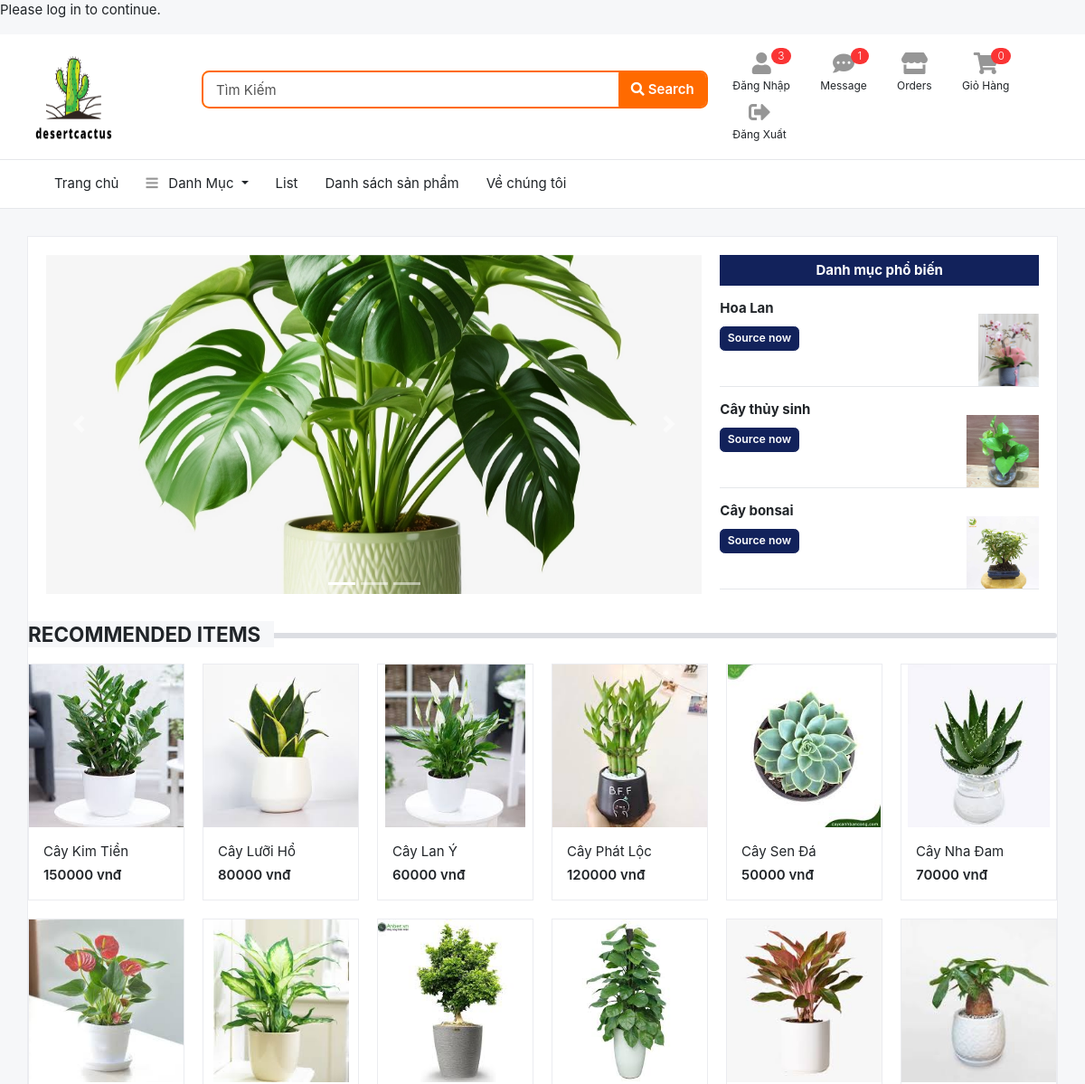
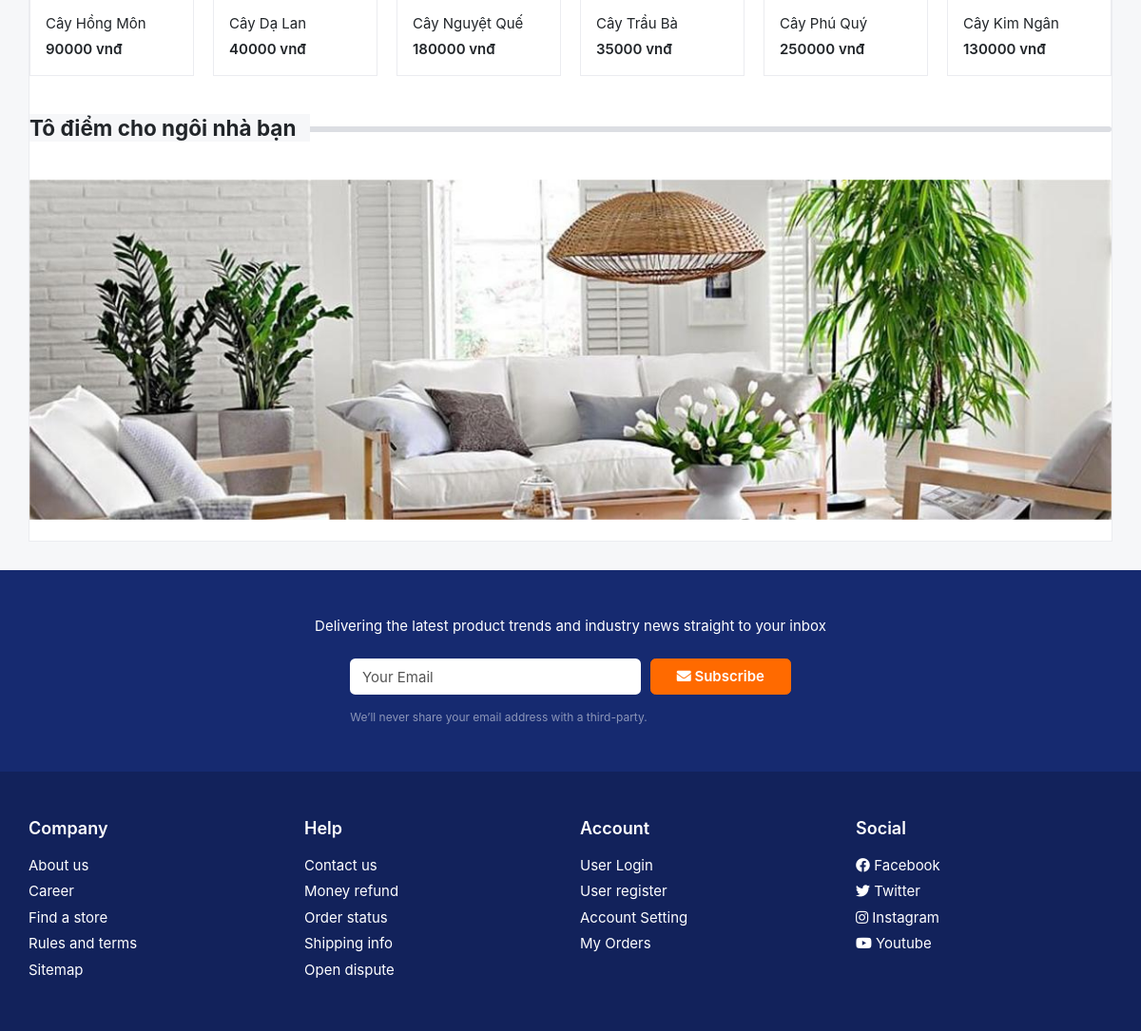
Screenshot of /DoAn_MaNguonMo/DoAn_MaNguonMo/index.php with the database file from the repository (2 pictures, top to bottom).
### tables this page shows
CREATE TABLE `sanpham` (
  `MASP` int(11) NOT NULL,
  `TenSP` varchar(50) NOT NULL,
  `MoTa` text NOT NULL,
  `Gia` int(11) NOT NULL,
  `SoLuongTon` int(11) NOT NULL,
  `MaDM` int(11) NOT NULL,
  `HinhAnh` varchar(50) NOT NULL,
  `MaNCC` int(11) NOT NULL,
  `ChieuCao` float NOT NULL,
  `DoNang` float NOT NULL,
  `HinhAnh1` varchar(50) NOT NULL,
  `HInhAnh2` varchar(50) NOT NULL,
  `HinhAnh3` varchar(50) NOT NULL
);

### DoAn_MaNguonMo/DoAn_MaNguonMo/sanpham_recommend.php (the view)
<?php
$sql = "SELECT * FROM sanpham";
$stmt = $conn->prepare($sql);
$stmt->execute();
$categories = $stmt->fetchAll(PDO::FETCH_OBJ);
?>
<section class="padding-bottom-sm">
<header class="section-heading heading-line">
	<h4 class="title-section text-uppercase">Recommended items</h4>
</header>
<div class="row row-sx">
<?php
if ($categories) {
    $maxItems = 12;
    $count = 0;
    foreach ($categories as $item) {
        if ($count < $maxItems) {
?>
            <div class="col-xl-2 col-lg-3 col-md-4 col-6">
                <div class="card card-sm card-product-grid">
                    <a href="chitietsanpham.php?idsach=<?php echo $item->MASP ?>">
                        <div class="img-wrap">
                            <img src="images/image_cay/<?php echo $item->HinhAnh ?>">
                        </div>
                        <figcaption class="info-wrap">
                            <div class="title"> <?php echo $item->TenSP ?></div>
                            <div class="price mt-1"><?php echo $item->Gia ?> vnđ</div>
                        </figcaption>
                    </a>
                </div>
            </div>
<?php
            $count++;
        } else {
            break;
        }
    }
} else {
    echo "<li><a href='#'>Không tìm thấy danh mục</a></li>";
}
?>
</div>
</section>

### DoAn_MaNguonMo/DoAn_MaNguonMo/index.php (shortened to what this page needs)
<?php
if (isset($_SESSION['TenDN'])) {
    $username = $_SESSION['TenDN'];
    echo "<p>Welcome, $username!</p>";
} else {
    echo "<p>Please log in to continue.</p>";
}
?>
<!DOCTYPE HTML>
<html lang="en">
<head>
<link href="css/bootstrap.css" rel="stylesheet" type="text/css"/>
<link href="fonts/fontawesome/css/all.min.css" type="text/css" rel="stylesheet">
<link href="css/ui.css" rel="stylesheet" type="text/css"/>
<link href="css/responsive.css" rel="stylesheet" type="text/css" />
</head>
<body>
<?php include 'header.php'; ?>
<?php include 'thanhcongcu.php'; ?>
<div class="container">
<section class="section-main padding-y">
<main class="card">
	<div class="card-body">
<div class="row">
<div class="col-8">
<div id="carousel1_indicator" class="slider-home-banner carousel slide" data-ride="carousel">
  <ol class="carousel-indicators">
    <li data-target="#carousel1_indicator" data-slide-to="0" class="active"></li>
    <li data-target="#carousel1_indicator" data-slide-to="1"></li>
    <li data-target="#carousel1_indicator" data-slide-to="2"></li>
  </ol>
  <div class="carousel-inner">
    <div class="carousel-item active">
      <img src="images/image_cay/Monstera-deliciosa.webp" alt="First slide">
    </div>
  </div>
  <a class="carousel-control-prev" href="#carousel1_indicator" role="button" data-slide="prev">
    <span class="carousel-control-prev-icon" aria-hidden="true"></span>
  </a>
  <a class="carousel-control-next" href="#carousel1_indicator" role="button" data-slide="next">
    <span class="carousel-control-next-icon" aria-hidden="true"></span>
  </a>
</div>
	</div>
	<div class="col-4 d-none d-lg-block flex-grow-1">
		<aside class="special-home-right">
			<h6 class="bg-blue text-center text-white mb-0 p-2">Danh mục phổ biến</h6>
			<div class="card-banner border-bottom">
			  <div class="py-3" style="width:80%">
			    <h6 class="card-title">Hoa Lan</h6>
			    <a href="#" class="btn btn-secondary btn-sm"> Source now </a>
			  </div>
			  <img src="images/image_cay/lan1.jpg" height="80" class="img-bg">
			</div>
			<div class="card-banner border-bottom">
			  <div class="py-3" style="width:80%">
			    <h6 class="card-title">Cây thủy sinh </h6>
			    <a href="#" class="btn btn-secondary btn-sm"> Source now </a>
			  </div>
			  <img src="images/image_cay/traubathuysinh.jpg" height="80" class="img-bg">
			</div>
			<div class="card-banner border-bottom">
			  <div class="py-3" style="width:80%">
			    <h6 class="card-title">Cây bonsai</h6>
			    <a href="#" class="btn btn-secondary btn-sm"> Source now </a>
			  </div>
			  <img src="images/image_cay/caybonsai.jpg" height="80" class="img-bg">
			</div>
		</aside>
	</div>
</div>
</div>
<?php include 'sanpham_recommend.php' ?>
<header class="section-heading heading-line">
	<h4 class="title-section">Tô điểm cho ngôi nhà bạn</h4>
</header>
<article class="my-4">
	<img src="images/image_cay/trangtrinha.jpg" class="w-100" height=30%;>
</article>
</div>
<section class="section-subscribe padding-y-lg">
<div class="container">
<p class="pb-2 text-center text-white">Delivering the latest product trends and industry news straight to your inbox</p>
<div class="row justify-content-md-center">
	<div class="col-lg-5 col-md-6">
<form class="form-row">
		<div class="col-md-8 col-7">
		<input class="form-control border-0" placeholder="Your Email" type="email">
		</div>
		<div class="col-md-4 col-5">
		<button type="submit" class="btn btn-block btn-warning"> <i class="fa fa-envelope"></i> Subscribe </button>
		</div>
</form>
<small class="form-text text-white-50">We’ll never share your email address with a third-party. </small>
	</div>
</div>
</div>
</section>
<?php  include 'footer.php';?>
</body>
</html>

### DoAn_MaNguonMo/DoAn_MaNguonMo/header.php (shortened to what this page needs)
<header class="section-header">
    <section class="header-main border-bottom">
        <div class="container">
    <div class="row align-items-center">
        <div class="col-xl-2 col-lg-12 col-md-12">
            <a href="page-index.html" class="brand-wrap">
                <a href="index.php"> <img class="logo" src="images/logo1.png" width="100px" height="100px"></a>
            </a>
        </div>
        <div class="col-xl-6 col-lg-7 col-md-6">
        <form action="timkiem.php" class="search-header"  method="GET">
                <div class="input-group w-100">
                    <input name="search" type="text" class="form-control" placeholder="Tìm Kiếm">
                    <div class="input-group-append">
                      <button class="btn btn-primary" type="submit">
                        <i class="fa fa-search"></i> Search
                      </button>
                    </div>
                </div>
            </form>
        </div>
        <div class="col-xl-4 col-lg-5 col-md-6">
            <div class="widgets-wrap float-md-right">
                <div class="widget-header mr-3">
                <?php if (isset($_SESSION['TenDN'])): ?>
                    <div class="widget-view">
                        <div class="icon-area">
                            <i class="fa fa-user"></i>
                        </div>
                        <small class="text"> <?php echo htmlspecialchars($_SESSION['TenDN']); ?> </small>
                    </div>
                <?php else: ?>
                    <a href="login.php" class="widget-view">
                        <div class="icon-area">
                            <i class="fa fa-user"></i>
                            <span class="notify">3</span>
                        </div>
                        <small class="text"> Đăng Nhập </small>
                    </a>
                <?php endif; ?>
            </div>
                <div class="widget-header mr-3">
                    <a href="#" class="widget-view">
                        <div class="icon-area">
                            <i class="fa fa-comment-dots"></i>
                            <span class="notify">1</span>
                        </div>
                        <small class="text"> Message </small>
                    </a>
                </div>
                <div class="widget-header mr-3">
                    <a href="#" class="widget-view">
                        <div class="icon-area">
                            <i class="fa fa-store"></i>
                        </div>
                        <small class="text"> Orders </small>
                    </a>
                </div>
                <div class="widget-header">
                    <a href="giohang.php" class="widget-view">
                        <div class="icon-area">
                            <i class="fa fa-shopping-cart"></i>
                            <span class="notify">
                                <?php
                                $total_items = 0;
                                echo $total_items;
                                ?>
                            </span>
                        </div>
                        <small class="text"> Giỏ Hàng </small>
                    </a>
                </div>
                <div class="widget-header mr-3">
                    <a href="login.php" class="widget-view">
                        <div class="icon-area">
                            <i class="fa fa-sign-out-alt"></i>
                        </div>
                        <small class="text"> Đăng Xuất </small>
                    </a>
                </div>
            </div>
        </div>
    </div>
        </div>
    </section>
    </header>

### DoAn_MaNguonMo/DoAn_MaNguonMo/thanhcongcu.php (shortened to what this page needs)
<nav class="navbar navbar-main navbar-expand-lg border-bottom">
    <div class="container">
      <div class="collapse navbar-collapse" id="main_nav">
        <ul class="navbar-nav">
        <li class="nav-item">
            <a class="nav-link" href="index.php">Trang chủ</a>
          </li>
            <li class="nav-item dropdown">
            <a class="nav-link dropdown-toggle" data-toggle="dropdown" href="#"> <i class="fa fa-bars text-muted mr-2"></i> Danh Mục </a>
          </li>
          <li class="nav-item">
            <a class="nav-link" href="listdanhmuc.php">List</a>
          </li>
          <li class="nav-item">
            <a class="nav-link" href="danhsachsanpham.php">Danh sách sản phẩm</a>
          </li>
          <li class="nav-item">
            <a class="nav-link" href="vechungtoi.php">Về chúng tôi</a>
          </li>
        </ul>
      </div>
    </div>
  </nav>

### DoAn_MaNguonMo/DoAn_MaNguonMo/footer.php (shortened to what this page needs)
		<footer class="section-footer bg-secondary">
	<div class="container">
		<section class="footer-top padding-y-lg text-white">
			<div class="row">
				<aside class="col-md col-6">
					<h6 class="title">Company</h6>
					<ul class="list-unstyled">
						<li> <a href="#">About us</a></li>
						<li> <a href="#">Career</a></li>
						<li> <a href="#">Find a store</a></li>
						<li> <a href="#">Rules and terms</a></li>
						<li> <a href="#">Sitemap</a></li>
					</ul>
				</aside>
				<aside class="col-md col-6">
					<h6 class="title">Help</h6>
					<ul class="list-unstyled">
						<li> <a href="#">Contact us</a></li>
						<li> <a href="#">Money refund</a></li>
						<li> <a href="#">Order status</a></li>
						<li> <a href="#">Shipping info</a></li>
						<li> <a href="#">Open dispute</a></li>
					</ul>
				</aside>
				<aside class="col-md col-6">
					<h6 class="title">Account</h6>
					<ul class="list-unstyled">
						<li> <a href="#"> User Login </a></li>
						<li> <a href="#"> User register </a></li>
						<li> <a href="#"> Account Setting </a></li>
						<li> <a href="#"> My Orders </a></li>
					</ul>
				</aside>
				<aside class="col-md">
					<h6 class="title">Social</h6>
					<ul class="list-unstyled">
						<li><a href="#"> <i class="fab fa-facebook"></i> Facebook </a></li>
						<li><a href="#"> <i class="fab fa-twitter"></i> Twitter </a></li>
						<li><a href="#"> <i class="fab fa-instagram"></i> Instagram </a></li>
						<li><a href="#"> <i class="fab fa-youtube"></i> Youtube </a></li>
					</ul>
				</aside>
			</div>
		</section>
	</div>
</footer>

### DoAn_MaNguonMo/DoAn_MaNguonMo/css/ui.css (style rules this page uses)
html { font-family: 'Inter', sans-serif; font-size: 15px; }
.img-wrap { text-align: center; display: block; }
.img-wrap img { max-width: 100%; }
.padding-y { padding-top: 30px; padding-bottom: 30px; }
.padding-y-lg { padding-top: 48px; padding-bottom: 48px; }
.padding-bottom-sm { padding-bottom: 10px; }
article:after, .form-group:after { display: block; clear: both; content: ""; }
.bg-blue { background-color: #12225b; }
.section-heading { margin-bottom: 10px; margin-top: 10px; }
.heading-line { position: relative; }
.heading-line .title-section { position: relative; display: inline-block; padding-right: 15px; background-color: #f6f7f9; z-index: 2; }
.heading-line::before { top: 35%; border-radius: 7px; border-top-style: solid; content: ""; position: absolute; left: auto; right: 0; width: 100%; height: 0; border: 3px solid #dcdee3; overflow: hidden; }
.section-header { background-color: #fff; }
.header-main { position: relative; padding-top: 1rem; padding-bottom: 1rem; }
.navbar-main { background-color: #fff; }
.search-header { border: 2px solid #ff6a00; border-radius: 0.55rem; }
.search-header .form-control, .search-header .custom-select { border-color: transparent; }
.widget-header { display: inline-block; vertical-align: middle; position: relative; }
.widget-header .widget-view { padding: 5px 7px; display: inline-block; position: relative; text-align: center; }
.widget-header .icon-area { font-size: 24px; display: inline-block; width: 36px; height: 30px; color: #969696; }
.widget-header .icon-area .notify { position: absolute; top: 0px; right: 8%; }
.widget-header .text { max-width: 80px; overflow: hidden; text-overflow: ellipsis; white-space: nowrap; display: block; line-height: 1.2; }
.widget-header a { color: #212529; }
.section-footer ul li { margin-bottom: 5px; }
.section-footer ul a { color: inherit; }
.section-footer .title { font-weight: 600; margin-bottom: 16px; font-size: 18px; }
[class*="list-"] li:after { visibility: hidden; display: block; content: ""; overflow: hidden; height: 0; clear: both; }
[class*='card-product'] .img-wrap { overflow: hidden; position: relative; }
[class*='card-product'] .img-wrap img { height: 100%; max-width: 100%; width: auto; display: inline-block; -o-object-fit: cover; object-fit: cover; }
.card-product-grid { margin-bottom: 20px; }
.card-product-grid .img-wrap { height: 250px; }
.card-product-grid .info-wrap { overflow: hidden; padding: 16px; }
.card-sm .img-wrap { height: 180px; }
.card-banner { display: -webkit-box; display: -ms-flexbox; display: flex; position: relative; overflow: hidden; background-color: #fff; background-size: cover; background-position: center center; }
.card-banner .img-bg { position: absolute; right: 0; bottom: 0; mix-blend-mode: multiply; max-width: 100%; }
.card .img-wrap { overflow: hidden; }
.notify { position: absolute; top: -4px; right: -10px; display: inline-block; padding: .25em .6em; font-size: 12px; line-height: 1; text-align: center; font-weight: 300; border-radius: 3rem; color: #fff; background-color: #fa3434; }
.price { font-weight: 600; color: #212529; }
body { background-color: #f6f7f9; }
.slider-home-banner .carousel-item img { width: 100%; height: 375px; -o-object-fit: cover; object-fit: cover; }
.special-home-right .card-banner { min-height: 112px; }
.section-subscribe { background-color: #162a70; }

### DoAn_MaNguonMo/DoAn_MaNguonMo/css/responsive.css (style rules this page uses)
@media (min-width: 1040px) { .container { padding-left: 30px !important; padding-right: 30px !important; } }

### rows the page displays
sanpham: HinhAnh (picture), TenSP "Cây Kim Tiền", Gia "150000"
sanpham: HinhAnh (picture), TenSP "Cây Lưỡi Hổ", Gia "80000"
sanpham: HinhAnh (picture), TenSP "Cây Lan Ý", Gia "60000"
sanpham: HinhAnh (picture), TenSP "Cây Phát Lộc", Gia "120000"
sanpham: HinhAnh (picture), TenSP "Cây Sen Đá", Gia "50000"
sanpham: HinhAnh (picture), TenSP "Cây Nha Đam", Gia "70000"
sanpham: HinhAnh (picture), TenSP "Cây Hồng Môn", Gia "90000"
sanpham: HinhAnh (picture), TenSP "Cây Dạ Lan", Gia "40000"
sanpham: HinhAnh (picture), TenSP "Cây Nguyệt Quế", Gia "180000"
sanpham: HinhAnh (picture), TenSP "Cây Trầu Bà", Gia "35000"
sanpham: HinhAnh (picture), TenSP "Cây Phú Quý", Gia "250000"
sanpham: HinhAnh (picture), TenSP "Cây Kim Ngân", Gia "130000"

### other values shown
$total_items "0"
